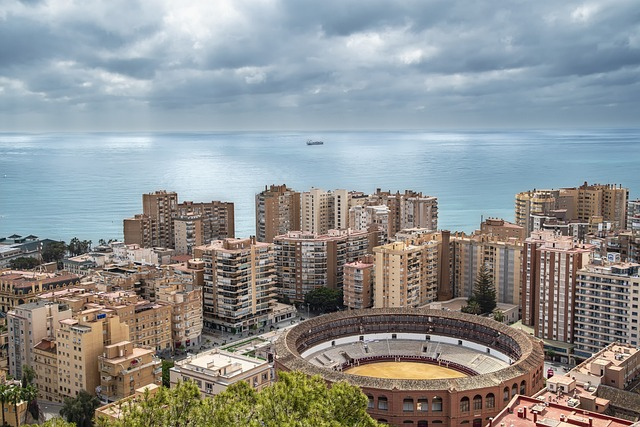
#> input picture malaga.jpg, 640 x 427 px
$ jupyter execute --allow-errors 'Incrementar brillo.ipynb'   (shell and % lines are left out)
#> lines starting #> are read from the running program, lines starting #| are printed output that depends on the picture
# Operaciones aritméticas.
Multiplicar por un escalar para incrementar brillo

[cell 1]
import cv2
import numpy as np
import matplotlib.pyplot as plt
from IPython.display import Image

[cell 2]
image = 'malaga.jpg'
img = cv2.imread(image, cv2.IMREAD_COLOR)
#> img is the input picture: shape (427, 640, 3); mean B, G, R 146, 145.9, 142.7
print(img.shape)
#| (427, 640, 3)
print(img.dtype)
#| uint8

[cell 3]
# Recordamos que opencv usa caneles bgr asi que convertimos a RGB
img = img[:,:,::-1]

# y mostramos
plt.imshow(img);
#> (this line was passed over: IPython is not available in this run)

[cell 4]
# Aplicamos a la imagen original un factor para incrementar o reducir los valores
img_up = cv2.multiply(img, 1.3)
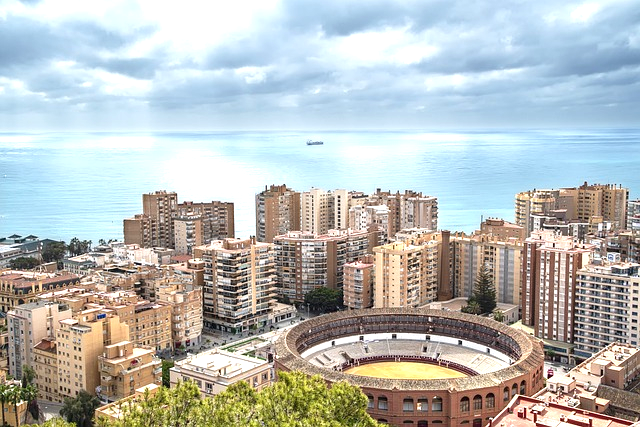
#> img_up: shape (427, 640, 3); mean R, G, B 182.8, 186.8, 184.2
img_down = cv2.multiply(img, 0.7)
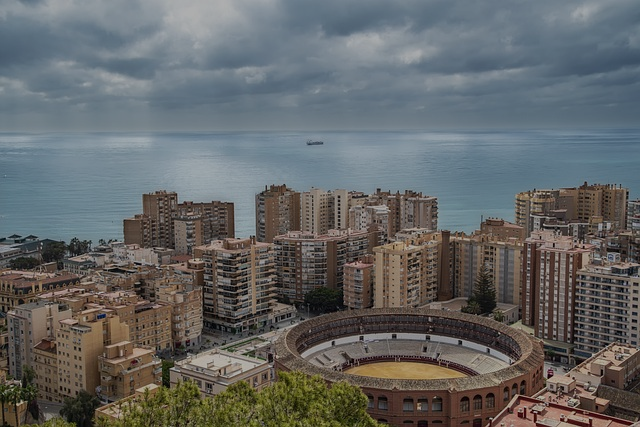
#> img_down: shape (427, 640, 3); mean R, G, B 99.9, 102.1, 102.2

#> (the rest of this cell did not finish here and is left out)

$ run again, with carmen.jpg copied over malaga.jpg
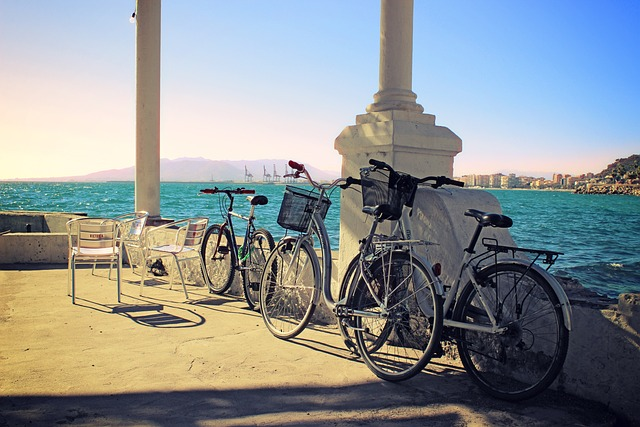
#> input picture carmen.jpg, 640 x 427 px
#> img is the input picture: shape (427, 640, 3); mean B, G, R 148.2, 146.8, 141
#| (427, 640, 3)
#| uint8
#> `img_up = cv2.multiply(img, 1.3)`:
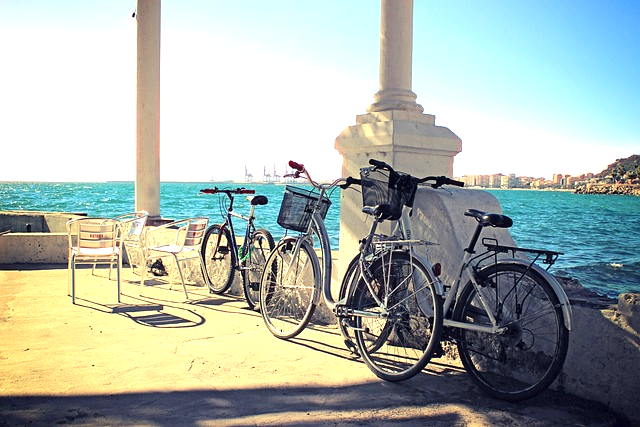
#> img_up: shape (427, 640, 3); mean R, G, B 170, 180.1, 172.7
#> `img_down = cv2.multiply(img, 0.7)`:
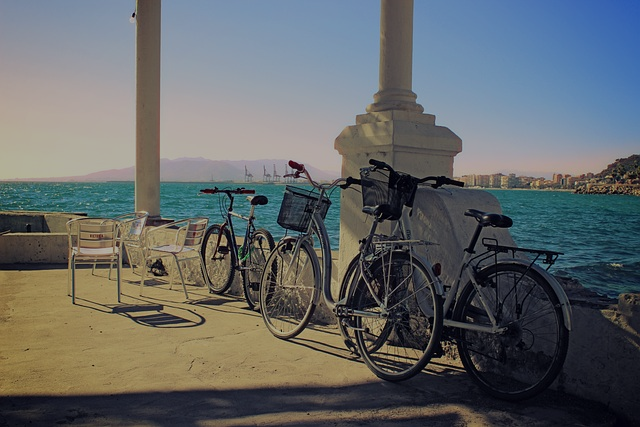
#> img_down: shape (427, 640, 3); mean R, G, B 98.7, 102.7, 103.7
